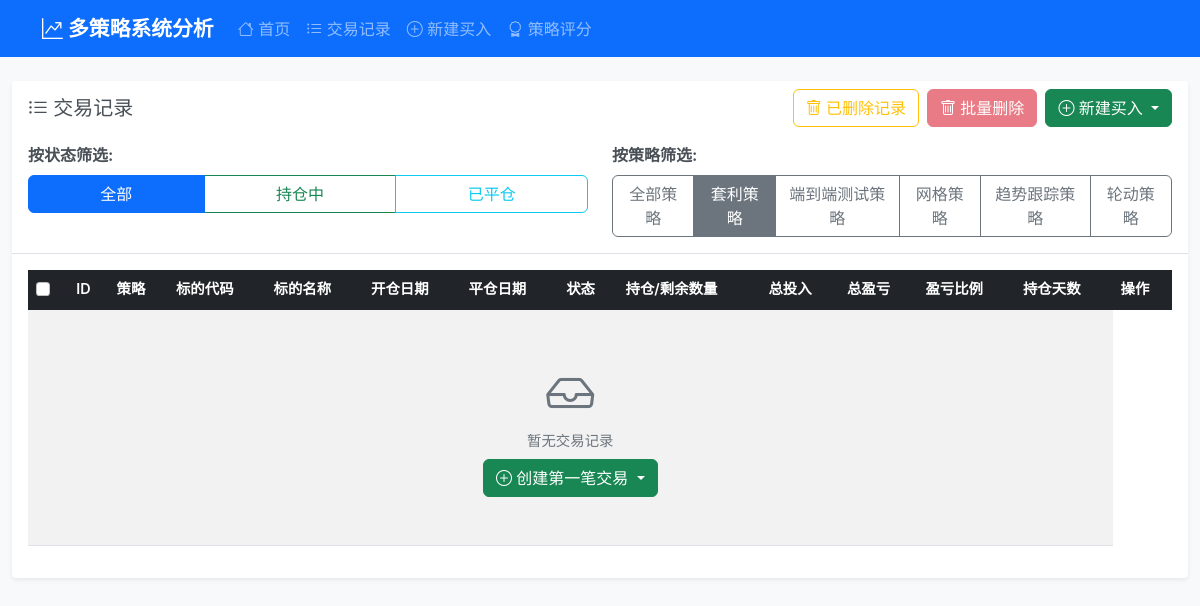
/trades?strategy=4, run on an earlier commit of the app's database.
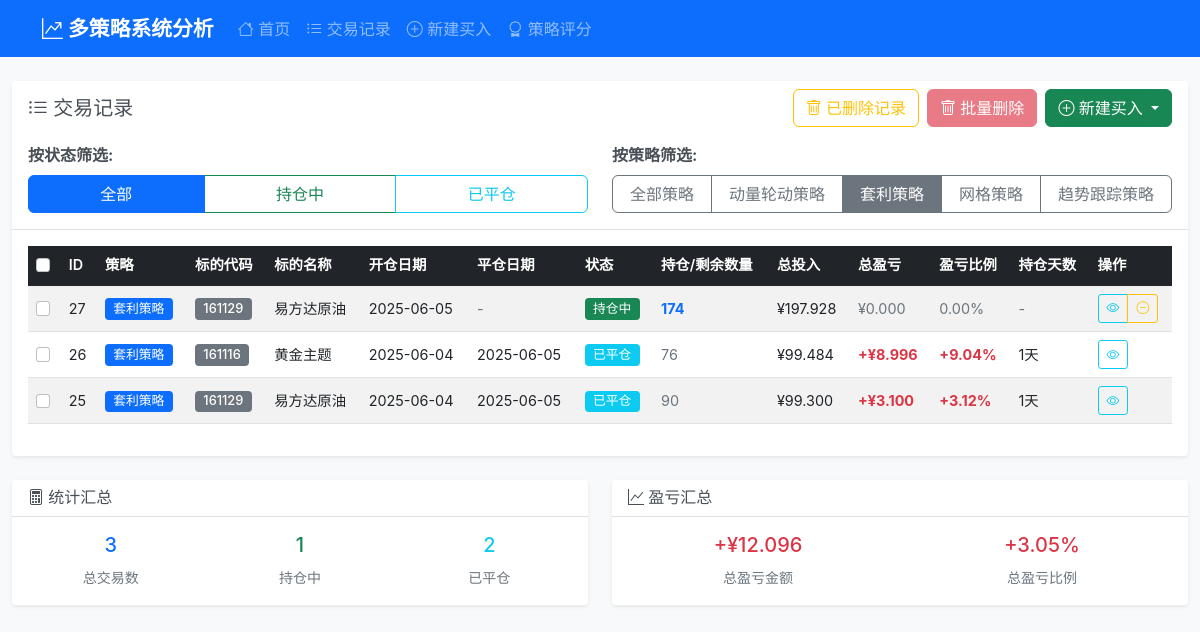
And on a later commit of the database.
### tables this page shows
CREATE TABLE strategies (
                id INTEGER PRIMARY KEY AUTOINCREMENT,
                name TEXT NOT NULL UNIQUE,
                description TEXT,
                is_active BOOLEAN DEFAULT 1,
                created_at TIMESTAMP DEFAULT CURRENT_TIMESTAMP,
                updated_at TIMESTAMP DEFAULT CURRENT_TIMESTAMP
            );

CREATE TABLE trades (
                id INTEGER PRIMARY KEY AUTOINCREMENT,
                symbol_code TEXT NOT NULL,
                symbol_name TEXT NOT NULL,
                open_date DATE NOT NULL,
                close_date DATE,
                status TEXT DEFAULT 'open',  -- open: 持仓中, closed: 已平仓
                total_buy_amount DECIMAL(15,3) DEFAULT 0,
                total_buy_quantity INTEGER DEFAULT 0,
                total_sell_amount DECIMAL(15,3) DEFAULT 0,
                total_sell_quantity INTEGER DEFAULT 0,
                remaining_quantity INTEGER DEFAULT 0,
                total_profit_loss DECIMAL(15,3) DEFAULT 0,
                total_profit_loss_pct DECIMAL(8,4) DEFAULT 0,
                holding_days INTEGER DEFAULT 0,
                created_at TIMESTAMP DEFAULT CURRENT_TIMESTAMP,
                updated_at TIMESTAMP DEFAULT CURRENT_TIMESTAMP
            , strategy TEXT DEFAULT "trend", trade_log TEXT, deleted_at TIMESTAMP, deleted_reason TEXT, strategy_id INTEGER, is_deleted INTEGER DEFAULT 0, delete_date TIMESTAMP, delete_reason TEXT, operator_note TEXT);

### routes/trading_routes.py (the view)
@trading_bp.route('/trades')
def trades():
    try:
        trading_service = TradingService(current_app.db_service)
        strategy_service = StrategyService(current_app.db_service)
        status = request.args.get('status', 'all')
        strategy_arg = request.args.get('strategy', 'all')
        status_filter = None if not status or status == 'all' else status
        strategy_filter = None
        if strategy_arg and strategy_arg != 'all':
            try:
                strategy_filter = int(strategy_arg)
            except ValueError:
                strategy_filter = strategy_arg
        all_trades = trading_service.get_all_trades(status=status_filter, strategy=strategy_filter)
        strategies_list = strategy_service.get_all_strategies()
        return render_template('trades.html',
                             trades=all_trades,
                             strategies=strategies_list,
                             current_status=status,
                             current_strategy=str(strategy_arg))
    except Exception as e:
        current_app.logger.error(f"交易列表加载失败: {str(e)}")
        return render_template('trades.html', trades=[], strategies=[])

### templates/trades.html (shortened to what this page needs)
{% extends "base.html" %}
{% block content %}
<div class="row">
    <div class="col-12">
        <div class="card">
            <div class="card-header">
                <div class="d-flex justify-content-between align-items-center mb-3">
                    <h5 class="card-title mb-0">
                        <i class="bi bi-list-ul"></i> 交易记录
                    </h5>
                    <div class="d-flex gap-2">
                        <a href="{{ url_for('trading.deleted_trades') }}" class="btn btn-outline-warning">
                            <i class="bi bi-trash"></i> 已删除记录
                        </a>
                        <button class="btn btn-danger" id="batchDeleteBtn" disabled>
                            <i class="bi bi-trash"></i> 批量删除
                        </button>
                        <div class="dropdown">
                            <button class="btn btn-success dropdown-toggle" type="button" data-bs-toggle="dropdown">
                                <i class="bi bi-plus-circle"></i> 新建买入
                            </button>
                        </div>
                    </div>
                </div>
                <div class="row">
                    <div class="col-md-6 mb-2">
                        <label class="form-label fw-bold">按状态筛选:</label>
                        <div class="btn-group w-100" role="group">
                            <a href="{{ url_for('trading.trades') }}?status=all{% if current_strategy != 'all' %}&strategy={{ current_strategy }}{% endif %}"
                               class="btn btn-outline-primary {{ 'active' if current_status == 'all' else '' }}">
                                全部
                            </a>
                            <a href="{{ url_for('trading.trades') }}?status=open{% if current_strategy != 'all' %}&strategy={{ current_strategy }}{% endif %}"
                               class="btn btn-outline-success {{ 'active' if current_status == 'open' else '' }}">
                                持仓中
                            </a>
                            <a href="{{ url_for('trading.trades') }}?status=closed{% if current_strategy != 'all' %}&strategy={{ current_strategy }}{% endif %}"
                               class="btn btn-outline-info {{ 'active' if current_status == 'closed' else '' }}">
                                已平仓
                            </a>
                        </div>
                    </div>
                    <div class="col-md-6 mb-2">
                        <label class="form-label fw-bold">按策略筛选:</label>
                        <div class="btn-group w-100" role="group">
                            <a href="{{ url_for('trading.trades') }}?strategy=all{% if current_status != 'all' %}&status={{ current_status }}{% endif %}"
                               class="btn btn-outline-secondary {{ 'active' if current_strategy == 'all' else '' }}">
                                全部策略
                            </a>
                            {% for s in strategies %}
                            <a href="{{ url_for('trading.trades') }}?strategy={{ s.id }}{% if current_status != 'all' %}&status={{ current_status }}{% endif %}"
                               class="btn btn-outline-secondary {{ 'active' if current_strategy == (s.id|string) else '' }}">
                                {{ s.name }}
                            </a>
                            {% endfor %}
                        </div>
                    </div>
                </div>
            </div>
            <div class="card-body">
                <div class="table-responsive">
                    <table class="table table-striped table-hover">
                        <thead class="table-dark">
                            <tr>
                                <th>
                                    <input type="checkbox" id="selectAll" class="form-check-input">
                                </th>
                                <th>ID</th>
                                <th>策略</th>
                                <th>标的代码</th>
                                <th>标的名称</th>
                                <th>开仓日期</th>
                                <th>平仓日期</th>
                                <th>状态</th>
                                <th>持仓/剩余数量</th>
                                <th>总投入</th>
                                <th>总盈亏</th>
                                <th>盈亏比例</th>
                                <th>持仓天数</th>
                                <th>操作</th>
                            </tr>
                        </thead>
                        <tbody>
                            {% if trades %}
                                {% for trade in trades %}
                                <tr>
                                    <td>
                                        <input type="checkbox" class="form-check-input trade-checkbox" value="{{ trade.id }}">
                                    </td>
                                    <td>{{ trade.id }}</td>
                                    <td>
                                            <span class="badge bg-primary">
                                                {{ trade.strategy_name or '-' }}
                                        </span>
                                    </td>
                                    <td>
                                        <span class="badge bg-secondary">{{ trade.symbol_code }}</span>
                                    </td>
                                    <td>{{ trade.symbol_name }}</td>
                                    <td>{{ trade.open_date }}</td>
                                    <td>
                                        {% if trade.close_date %}
                                            {{ trade.close_date }}
                                        {% else %}
                                            <span class="text-muted">-</span>
                                        {% endif %}
                                    </td>
                                    <td>
                                        {% if trade.status == 'open' %}
                                            <span class="badge bg-success">持仓中</span>
                                        {% else %}
                                            <span class="badge bg-info">已平仓</span>
                                        {% endif %}
                                    </td>
                                    <td>
                                        {% if trade.status == 'open' %}
                                            <span class="text-primary fw-bold">{{ trade.remaining_quantity }}</span>
                                        {% else %}
                                            <span class="text-muted">{{ trade.total_buy_quantity }}</span>
                                        {% endif %}
                                    </td>
                                    <td>¥{{ "%.3f"|format(trade.total_buy_amount) }}</td>
                                    <td>
                                        {% if trade.total_profit_loss > 0 %}
                                            <span class="text-danger fw-bold">+¥{{ "%.3f"|format(trade.total_profit_loss) }}</span>
                                        {% elif trade.total_profit_loss < 0 %}
                                            <span class="text-success fw-bold">¥{{ "%.3f"|format(trade.total_profit_loss) }}</span>
                                        {% else %}
                                            <span class="text-muted">¥0.000</span>
                                        {% endif %}
                                    </td>
                                    <td>
                                        {% if trade.total_profit_loss_pct > 0 %}
                                            <span class="text-danger fw-bold">+{{ "%.2f"|format(trade.total_profit_loss_pct) }}%</span>
                                        {% elif trade.total_profit_loss_pct < 0 %}
                                            <span class="text-success fw-bold">{{ "%.2f"|format(trade.total_profit_loss_pct) }}%</span>
                                        {% else %}
                                            <span class="text-muted">0.00%</span>
                                        {% endif %}
                                    </td>
                                    <td>
                                        {% if trade.holding_days %}
                                            {{ trade.holding_days }}天
                                        {% else %}
                                            <span class="text-muted">-</span>
                                        {% endif %}
                                    </td>
                                    <td>
                                        <div class="btn-group btn-group-sm" role="group">
                                            <a href="{{ url_for('trading.trade_details', trade_id=trade.id) }}"
                                               class="btn btn-outline-info" title="查看详情">
                                                <i class="bi bi-eye"></i>
                                            </a>
                                            {% if trade.status == 'open' and trade.remaining_quantity > 0 %}
                                                <a href="{{ url_for('trading.add_sell', trade_id=trade.id) }}"
                                                   class="btn btn-outline-warning" title="卖出">
                                                    <i class="bi bi-dash-circle"></i>
                                                </a>
                                            {% endif %}
                                        </div>
                                    </td>
                                </tr>
                                {% endfor %}
                            {% else %}
                                                            <tr>
                                <td colspan="13" class="text-center text-muted py-5">
                                    <i class="bi bi-inbox" style="font-size: 3rem;"></i><br>
                                    暂无交易记录<br>
                                    <div class="dropdown mt-2">
                                        <button class="btn btn-success dropdown-toggle" type="button" data-bs-toggle="dropdown">
                                            <i class="bi bi-plus-circle"></i> 创建第一笔交易
                                        </button>
                                    </div>
                                </td>
                            </tr>
                            {% endif %}
                        </tbody>
                    </table>
                </div>
            </div>
        </div>
    </div>
</div>
{% if trades %}
<div class="row mt-4">
    <div class="col-md-6">
        <div class="card">
            <div class="card-header">
                <h6 class="card-title mb-0">
                    <i class="bi bi-calculator"></i> 统计汇总
                </h6>
            </div>
            <div class="card-body">
                <div class="row text-center">
                    <div class="col-4">
                        <h5 class="text-primary">{{ trades|length }}</h5>
                        <small class="text-muted">总交易数</small>
                    </div>
                    <div class="col-4">
                        <h5 class="text-success">
                            {{ trades|selectattr("status", "equalto", "open")|list|length }}
                        </h5>
                        <small class="text-muted">持仓中</small>
                    </div>
                    <div class="col-4">
                        <h5 class="text-info">
                            {{ trades|selectattr("status", "equalto", "closed")|list|length }}
                        </h5>
                        <small class="text-muted">已平仓</small>
                    </div>
                </div>
            </div>
        </div>
    </div>
    <div class="col-md-6">
        <div class="card">
            <div class="card-header">
                <h6 class="card-title mb-0">
                    <i class="bi bi-graph-up"></i> 盈亏汇总
                </h6>
            </div>
            <div class="card-body">
                {% set total_profit_loss = trades|sum(attribute='total_profit_loss') %}
                {% set total_investment = trades|sum(attribute='total_buy_amount') %}
                {% set total_profit_loss_pct = (total_profit_loss / total_investment * 100) if total_investment > 0 else 0 %}
                <div class="row text-center">
                    <div class="col-6">
                        {% if total_profit_loss > 0 %}
                            <h5 class="text-danger">+¥{{ "%.3f"|format(total_profit_loss) }}</h5>
                        {% elif total_profit_loss < 0 %}
                            <h5 class="text-success">¥{{ "%.3f"|format(total_profit_loss) }}</h5>
                        {% else %}
                            <h5 class="text-muted">¥0.000</h5>
                        {% endif %}
                        <small class="text-muted">总盈亏金额</small>
                    </div>
                    <div class="col-6">
                        {% if total_profit_loss_pct > 0 %}
                            <h5 class="text-danger">+{{ "%.2f"|format(total_profit_loss_pct) }}%</h5>
                        {% elif total_profit_loss_pct < 0 %}
                            <h5 class="text-success">{{ "%.2f"|format(total_profit_loss_pct) }}%</h5>
                        {% else %}
                            <h5 class="text-muted">0.00%</h5>
                        {% endif %}
                        <small class="text-muted">总盈亏比例</small>
                    </div>
                </div>
            </div>
        </div>
    </div>
</div>
{% endif %}
{% endblock %}

What changed in the data, as far as the page shows it:
no longer on this page (row edited): strategies: name "端到端测试策略"
changed strategies: name "轮动策略" → "动量轮动策略"; moves up the list
added trades: id "27", name "套利策略", symbol_code "161129", symbol_name "易方达原油", open_date "2025-06-05", status "持仓中", remaining_quantity "174", total_buy_amount "197.928", total_profit_loss "¥0.000", total_profit_loss_pct "0.00%"
added trades: id "26", name "套利策略", symbol_code "161116", symbol_name "黄金主题", open_date "2025-06-04", close_date "2025-06-05", status "已平仓", total_buy_quantity "76", total_buy_amount "99.484", total_profit_loss "8.996", total_profit_loss_pct "9.04", holding_days "1"
added trades: id "25", name "套利策略", symbol_code "161129", symbol_name "易方达原油", open_date "2025-06-04", close_date "2025-06-05", status "已平仓", total_buy_quantity "90", total_buy_amount "99.300", total_profit_loss "3.100", total_profit_loss_pct "3.12", holding_days "1"
Also different on the page:
{{ trades|length }}: (not shown) → "3"
{{ trades|selectattr("status", "equalto", "open")|list|length }}: (not shown) → "1"
{{ trades|selectattr("status", "equalto", "closed")|list|length }}: (not shown) → "2"
{{ "%.3f"|format(total_profit_loss) }}: (not shown) → "12.096"
{{ "%.2f"|format(total_profit_loss_pct) }}: (not shown) → "3.05"
text no longer shown: "暂无交易记录 创建第一笔交易"
text now shown: "统计汇总 总交易数 持仓中 已平仓 盈亏汇总 +¥ 总盈亏金额 + % 总盈亏比例"
